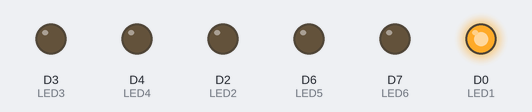
This program was run on a simulated ESP8266 (NodeMCU). Parts: output pins drawn as LEDs (lit = HIGH).

Above: at 0.02 s.
At 2.63 s:
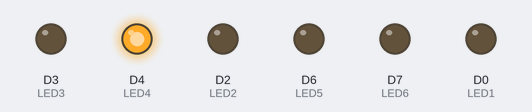
Timing chart, 0 to 3.0 s (numbered marks = the images above):
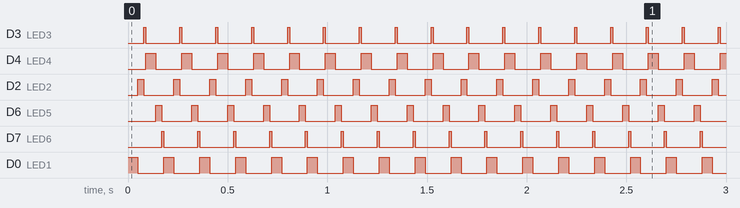

The program:

main.cpp
```cpp
#include <Arduino.h>

int LED1 = D0;
int LED2 = D2;
int LED3 = D3;
int LED4 = D4;
int LED5 = D6;
int LED6 = D7;

void setup() {
  pinMode(LED1, OUTPUT);
  pinMode(LED2, OUTPUT);
  pinMode(LED3, OUTPUT);
  pinMode(LED4, OUTPUT);
  pinMode(LED5, OUTPUT);
  pinMode(LED6, OUTPUT);
}

void loop() {
  digitalWrite(LED1, HIGH);
  delay(50);
  digitalWrite(LED1, LOW);
  digitalWrite(LED2, HIGH);
  delay(30);
  digitalWrite(LED2, LOW);
  digitalWrite(LED3, HIGH);
  delay(10);
  digitalWrite(LED3, LOW);

  digitalWrite(LED4, HIGH);
  delay(50);
  digitalWrite(LED4, LOW);
  digitalWrite(LED5, HIGH);
  delay(30);
  digitalWrite(LED5, LOW);
  digitalWrite(LED6, HIGH);
  delay(10);
  digitalWrite(LED6, LOW);
}
```

Measured:
- by itself, D3 (LED3), D7 (LED6): alternates HIGH for 0.01 s and LOW for 0.17 s
- by itself, D4 (LED4), D0 (LED1): alternates HIGH for 0.05 s and LOW for 0.13 s
- by itself, D2 (LED2), D6 (LED5): alternates HIGH for 0.03 s and LOW for 0.15 s
